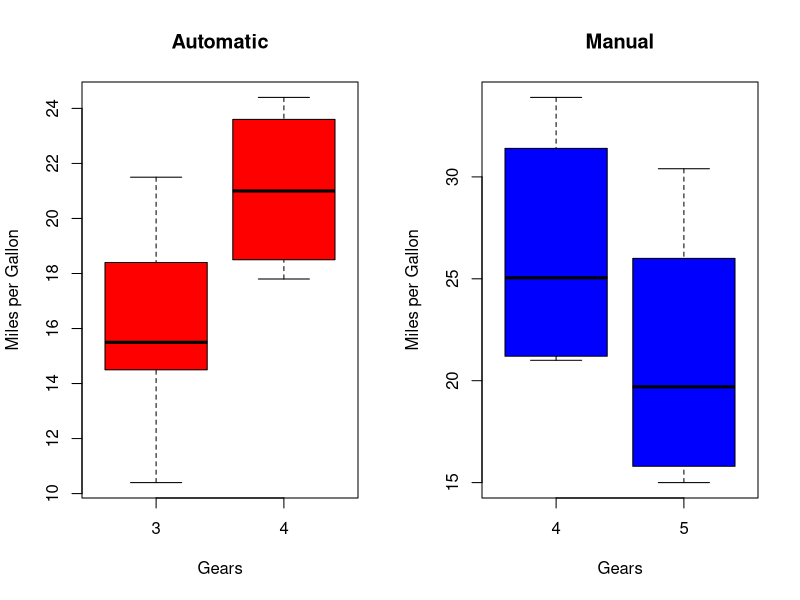
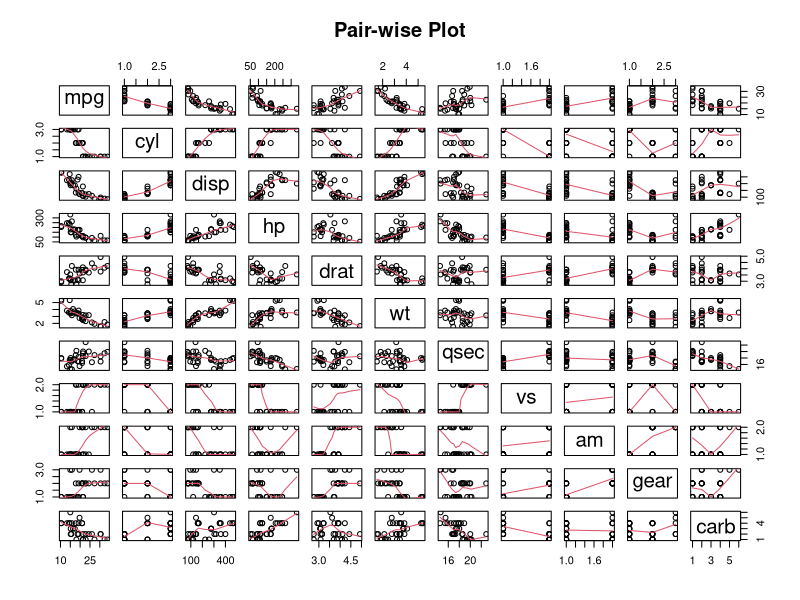
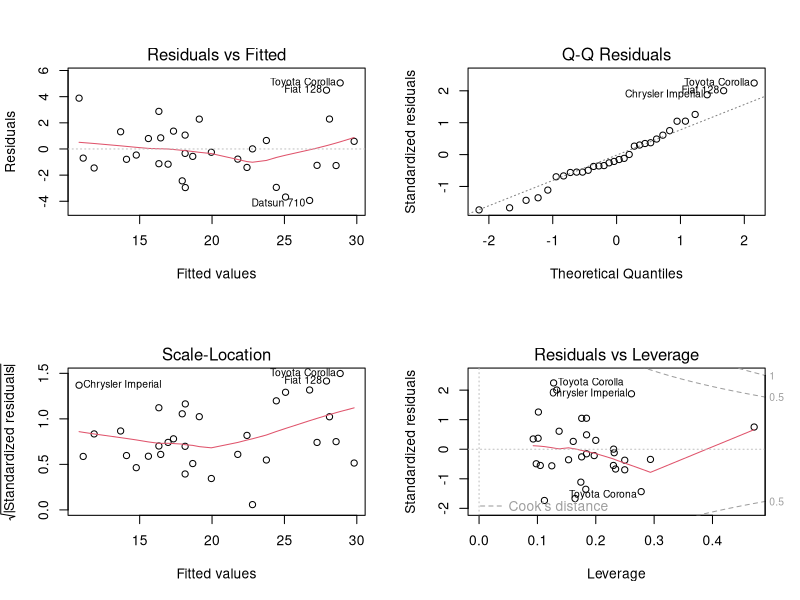

Generate these figures, in order, with R:
###############################################################################
#                           Data Processing                                   #
###############################################################################
data(mtcars)

###############################################################################
#                          Initial Analysis                                   #
###############################################################################

#Summaries
str(mtcars)
summary(mtcars)

#Plot
mean_mpg <- as.list(round(tapply(mtcars$mpg, mtcars$am, mean), 2))
par(mfrow = c(1, 2))
boxplot(mtcars$mpg ~ mtcars$gear, subset = (mtcars$am == 0),
        xlab = "Gears", ylab = "Miles per Gallon", col = "red",
        main = "Automatic")
boxplot(mtcars$mpg ~ mtcars$gear, subset = (mtcars$am == 1),
        xlab = "Gears", ylab = "Miles per Gallon", col = "blue",
        main = "Manual")

#############################################################################
#                       Data Transformation                                 #
#############################################################################
#Factorize the variables with catagories
mtcars$cyl <- as.factor(mtcars$cyl)
mtcars$vs <- as.factor(mtcars$vs)
mtcars$am <- as.factor(mtcars$am)
mtcars$gear <- as.factor(mtcars$gear)
mtcars$carb <- as.factor(mtcars$carb)

#############################################################################
#                       Regression Analysis                                 #
#############################################################################

##full_fit
#Fit a regression model on ALL the data
full_fit <- lm(mpg~., data = mtcars)

#Show the highest corrleated coeficients
summary(full_fit)

##best_fit
#Find the best model using the step() funciton
best_fit <- step(full_fit, direction = "both")

#Show the coefficents of the best fit
summary(best_fit)


#############################################################################
#                              Appendix A                                   #
#############################################################################
#Pair-wise plot
pairs(mtcars, panel=panel.smooth, main="Pair-wise Plot")

#############################################################################
#                              Appendix B                                   #
#############################################################################
#Plot the best fit
par(mfrow = c(2,2))
plot(best_fit)
